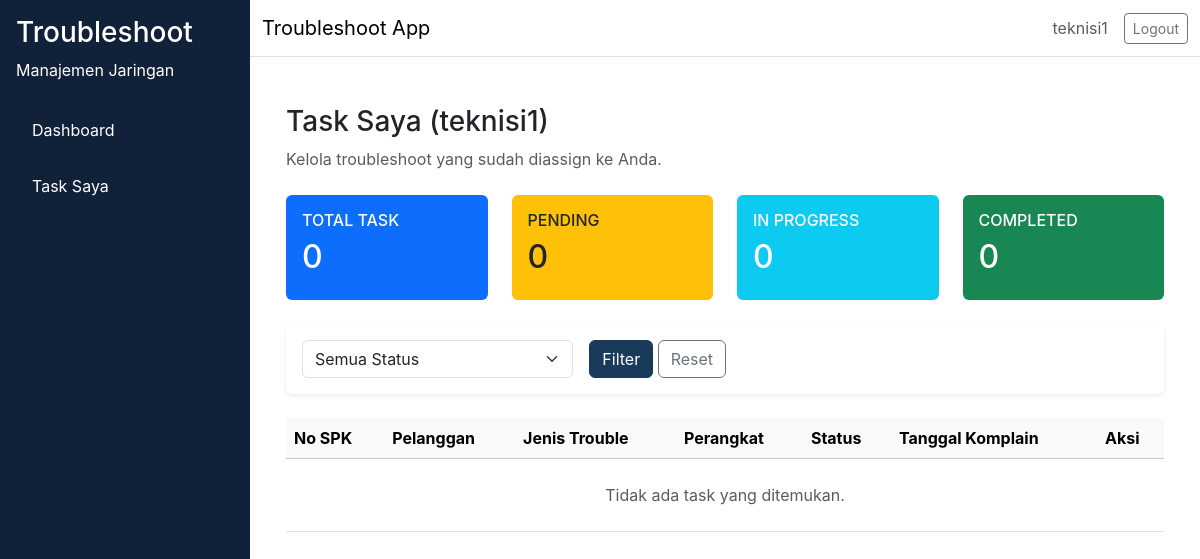
/troubleshoot/my-tasks (signed in), run on an earlier commit of the app's database.
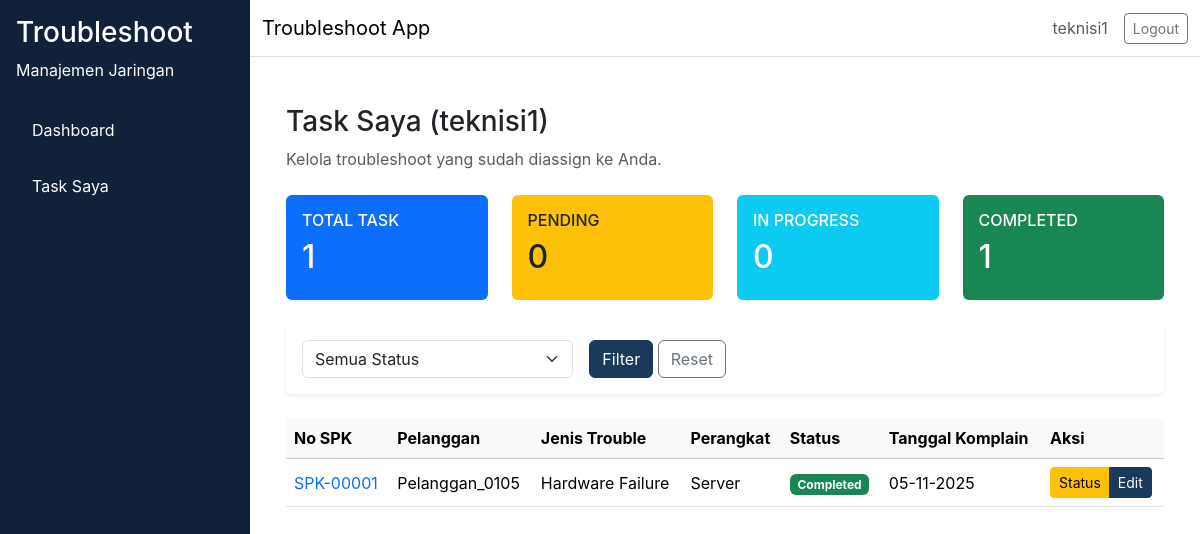
And on a later commit of the database.
### app/models/troubleshoot.py (models this page shows, shortened)
class Troubleshoot(db.Model):
    __tablename__ = "troubleshoot"
    id = db.Column(db.Integer, primary_key=True)
    no_spk = db.Column(db.String(80), unique=True, nullable=False)
    nama_pelanggan = db.Column(db.String(150), nullable=False)
    informasi_trouble = db.Column(db.Text, nullable=False)
    jenis_trouble = db.Column(db.Enum(JenisTroubleEnum), nullable=False)
    perangkat = db.Column(db.Enum(PerangkatEnum), nullable=False)
    service = db.Column(db.Enum(ServiceEnum), nullable=False)
    tanggal_komplain = db.Column(db.DateTime, nullable=False)
    selesai_pengerjaan = db.Column(db.DateTime, nullable=True)
    durasi_pengerjaan = db.Column(db.Integer, nullable=True)
    keterangan_action = db.Column(db.Text, nullable=True)
    cluster_id = db.Column(db.Integer, nullable=True)
    kategori_cluster = db.Column(db.Enum(KategoriClusterEnum), nullable=True)
    assigned_to = db.Column(db.Integer, db.ForeignKey("user.id"), nullable=True)
    status = db.Column(db.Enum(StatusTroubleEnum), nullable=False, default=StatusTroubleEnum.Pending)
    pelanggan_id = db.Column(db.Integer, db.ForeignKey("pelanggan.id"), nullable=True)
    perangkat_id = db.Column(db.Integer, db.ForeignKey("perangkat.id"), nullable=True)
    created_by = db.Column(db.Integer, db.ForeignKey("user.id"), nullable=False)
    created_at = db.Column(db.DateTime, server_default=db.func.now(), nullable=False)
    updated_at = db.Column(db.DateTime, server_default=db.func.now(), onupdate=db.func.now(), nullable=False)
    user = db.relationship("User", backref=db.backref("troubleshoots", lazy="dynamic"), lazy="select", foreign_keys=[created_by])
    assigned_user = db.relationship("User", backref=db.backref("assigned_troubleshoots", lazy="dynamic"), lazy="select", foreign_keys=[assigned_to])

### app/routes/troubleshoot.py (the view, shortened to what this page needs)
@troubleshoot_bp.route("/my-tasks")
@login_required
def my_tasks():
    if current_user.role.value != "teknisi":
        flash("Hanya teknisi yang dapat melihat task yang diassign.", "danger")
        return redirect(url_for("troubleshoot.index"))
    page = request.args.get("page", 1, type=int)
    status_filter = request.args.get("status", "", type=str)
    query = Troubleshoot.query.filter_by(assigned_to=current_user.id)
    pagination = query.order_by(Troubleshoot.created_at.desc()).paginate(page=page, per_page=15)
    total_tasks = Troubleshoot.query.filter_by(assigned_to=current_user.id).count()
    pending_tasks = Troubleshoot.query.filter_by(assigned_to=current_user.id, status=StatusTroubleEnum.Pending).count()
    inprogress_tasks = Troubleshoot.query.filter_by(assigned_to=current_user.id, status=StatusTroubleEnum.InProgress).count()
    completed_tasks = Troubleshoot.query.filter_by(assigned_to=current_user.id, status=StatusTroubleEnum.Completed).count()
    stats = {
        "total": total_tasks,
        "pending": pending_tasks,
        "inprogress": inprogress_tasks,
        "completed": completed_tasks,
    }
    return render_template(
        "troubleshoot/my_tasks.html",
        pagination=pagination,
        status_filter=status_filter,
        stats=stats,
    )

### app/__init__.py (called while the page is built)
def load_user(user_id):
    return User.query.get(int(user_id))

### app/templates/troubleshoot/my_tasks.html (shortened to what this page needs)
{% extends "base.html" %}
{% block content %}
<div class="container-fluid">
  <div class="mb-4">
    <h1 class="h3">Task Saya ({{ current_user.username }})</h1>
    <p class="text-muted">Kelola troubleshoot yang sudah diassign ke Anda.</p>
  </div>
  <div class="row mb-4">
    <div class="col-md-3">
      <div class="card bg-primary text-white">
        <div class="card-body">
          <h6 class="card-title text-uppercase">Total Task</h6>
          <h2>{{ stats.total }}</h2>
        </div>
      </div>
    </div>
    <div class="col-md-3">
      <div class="card bg-warning text-dark">
        <div class="card-body">
          <h6 class="card-title text-uppercase">Pending</h6>
          <h2>{{ stats.pending }}</h2>
        </div>
      </div>
    </div>
    <div class="col-md-3">
      <div class="card bg-info text-white">
        <div class="card-body">
          <h6 class="card-title text-uppercase">In Progress</h6>
          <h2>{{ stats.inprogress }}</h2>
        </div>
      </div>
    </div>
    <div class="col-md-3">
      <div class="card bg-success text-white">
        <div class="card-body">
          <h6 class="card-title text-uppercase">Completed</h6>
          <h2>{{ stats.completed }}</h2>
        </div>
      </div>
    </div>
  </div>
  <div class="card shadow-sm p-3 mb-4">
    <form method="GET" class="row g-3 align-items-center">
      <div class="col-md-4">
        <select class="form-select" name="status">
          <option value="">Semua Status</option>
        </select>
      </div>
      <div class="col-md-auto">
        <button type="submit" class="btn btn-primary">Filter</button>
        <a href="{{ url_for('troubleshoot.my_tasks') }}" class="btn btn-outline-secondary">Reset</a>
      </div>
    </form>
  </div>
  <div class="table-responsive">
    <table class="table table-hover align-middle">
      <thead class="table-light">
        <tr>
          <th>No SPK</th>
          <th>Pelanggan</th>
          <th>Jenis Trouble</th>
          <th>Perangkat</th>
          <th>Status</th>
          <th>Tanggal Komplain</th>
          <th>Aksi</th>
        </tr>
      </thead>
      <tbody>
        {% if pagination.items %}
          {% for item in pagination.items %}
          <tr>
            <td>
              <a href="{{ url_for('troubleshoot.edit', id=item.id) }}" class="text-decoration-none">{{ item.no_spk }}</a>
            </td>
            <td>{{ item.nama_pelanggan }}</td>
            <td>{{ item.jenis_trouble.value }}</td>
            <td>{{ item.perangkat.value }}</td>
            <td>
              <span class="badge bg-{% if item.status.value == 'Pending' %}warning{% elif item.status.value == 'In Progress' %}info{% else %}success{% endif %}">
                {{ item.status.value }}
              </span>
            </td>
            <td>{{ item.tanggal_komplain.strftime('%d-%m-%Y') }}</td>
            <td>
              <div class="btn-group" role="group">
                <a href="{{ url_for('troubleshoot.update_status', id=item.id) }}" class="btn btn-sm btn-warning" data-bs-toggle="tooltip" data-bs-placement="top" title="Update Status">
                   Status
                </a>
                <a href="{{ url_for('troubleshoot.edit', id=item.id) }}" class="btn btn-sm btn-primary" data-bs-toggle="tooltip" data-bs-placement="top" title="Edit">
                   Edit
                </a>
              </div>
            </td>
          </tr>
          {% endfor %}
        {% else %}
          <tr>
            <td colspan="7" class="text-center text-muted py-4">Tidak ada task yang ditemukan.</td>
          </tr>
        {% endif %}
      </tbody>
    </table>
  </div>
</div>
{% endblock %}

What changed in the data, as far as the page shows it:
now on this page (row edited): Troubleshoot: no_spk "SPK-00001", nama_pelanggan "Pelanggan_0105", jenis_trouble.value "Hardware Failure", perangkat.value "Server", status.value "Completed", tanggal_komplain "05-11-2025"
Also different on the page:
{{ stats.total }}: "0" → "1"
{{ stats.completed }}: "0" → "1"
text no longer shown: "Tidak ada task yang ditemukan."
